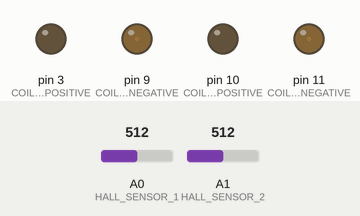
The sketch below on a simulated Arduino Uno, built with avr-gcc and run on an emulated ATmega328P. Shown: output pins drawn as LEDs (lit = HIGH). The inputs (shaded band) are chosen by the test bench; at power-on: A0 (HALL_SENSOR_1) = 512, A1 (HALL_SENSOR_2) = 512. What the sketch prints to the serial monitor is not drawn.

Above: at 1.2 s.
1.3 s: A0 (HALL_SENSOR_1) set to 716
At 1.7 s:
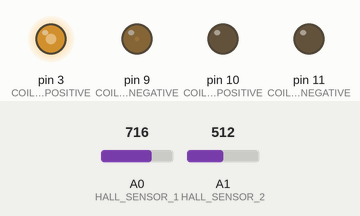
2.8 s: A1 (HALL_SENSOR_2) set to 716
At 4.0 s:
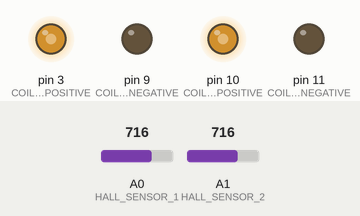
4.3 s: A0 (HALL_SENSOR_1) set to 860
At 5.2 s:
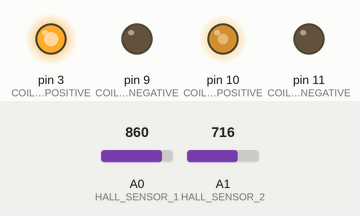
5.8 s: A1 (HALL_SENSOR_2) set to 860
At 6.3 s:
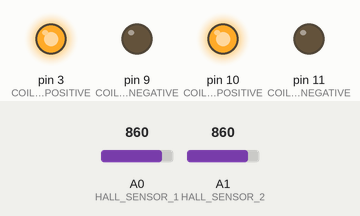
7.3 s: A0 (HALL_SENSOR_1) set to 511
At 8.5 s:
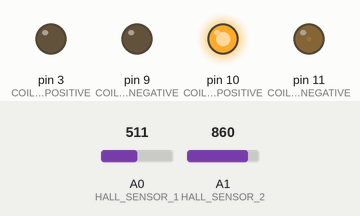
8.8 s: A1 (HALL_SENSOR_2) set to 306
At 9.8 s:
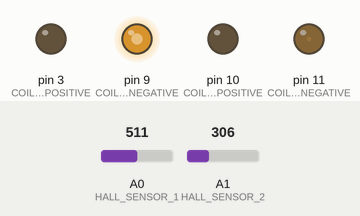
Timing chart, 0 to 11.3 s (numbered marks = the images above; inputs shaded):
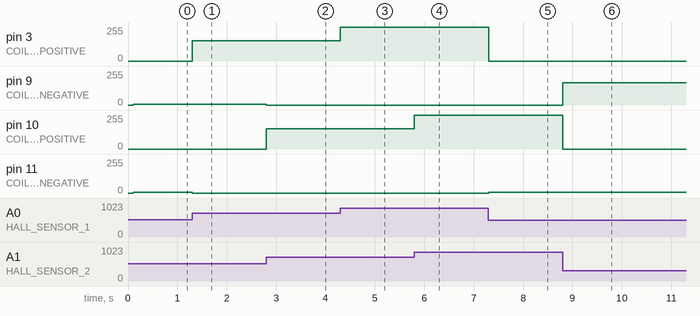

Measured:
- after the input at 1.3 s, pin 3 (COIL_1_POSITIVE): 0/255 → 151/255 at once; pin 11 (COIL_2_NEGATIVE): 7/255 → 0/255 at once
- after the input at 2.8 s, pin 9 (COIL_1_NEGATIVE): 7/255 → 0/255 at once; pin 10 (COIL_2_POSITIVE): 0/255 → 151/255 at once
- after the input at 4.3 s, pin 3 (COIL_1_POSITIVE): 151/255 → 255/255 at once
- after the input at 5.8 s, pin 10 (COIL_2_POSITIVE): 151/255 → 255/255 at once
- after the input at 7.3 s, pin 3 (COIL_1_POSITIVE): 255/255 → 0/255 at once; pin 11 (COIL_2_NEGATIVE): 0/255 → 7/255 at once
- after the input at 8.8 s, pin 9 (COIL_1_NEGATIVE): 0/255 → 166/255 at once; pin 10 (COIL_2_POSITIVE): 255/255 → 0/255 at once

The sketch:

sketch_aria102_dec18b.ino
```cpp
#define HALL_SENSOR_1              A0
#define HALL_SENSOR_2              A1

#define HALL_SENSOR_1_MIN          190
#define HALL_SENSOR_1_MAX          850
#define HALL_SENSOR_2_MIN          190
#define HALL_SENSOR_2_MAX          850

#define COIL_1_POSITIVE       3
#define COIL_1_NEGATIVE       9
#define COIL_2_POSITIVE       10
#define COIL_2_NEGATIVE       11

struct SensorCheckpoint {
  byte sensorId;
  int triggerLevel;
  char triggerDirection;
  byte offsetPercent;
};

struct HallSensorsValues {
  int sensor1;
  int sensor2;
};

const byte sensorCheckpointsCount = 80;
SensorCheckpoint checkpoints[sensorCheckpointsCount] = {
  { 1, 0,  1, 110 }, { 1,  100,  1, 114 }, { 1,  200,  1, 118 }, { 0, -200,  1,  98 }, { 0, -100,  1, 129 },
  { 0, 0,  1, 110 }, { 0,  100,  1, 118 }, { 0,  200,  1, 122 }, { 1,  200, -1, 161 }, { 1,  100, -1, 118 },
  { 1, 0, -1, 114 }, { 1, -100, -1, 114 }, { 1, -200, -1, 122 }, { 0,  200, -1, 149 }, { 0,  100, -1, 126 },
  { 0, 0, -1, 118 }, { 0, -100, -1, 118 }, { 0, -200, -1, 122 }, { 1,  -200, 1, 181 }, { 1, -100,  1, 118 },

  { 1, 0,  1, 110 }, { 1,  100,  1, 110 }, { 1,  200,  1, 114 }, { 0, -200,  1, 114 }, { 0, -100,  1, 126 },
  { 0, 0,  1, 110 }, { 0,  100,  1, 114 }, { 0,  200,  1, 118 }, { 1,  200, -1, 196 }, { 1,  100, -1, 114 },
  { 1, 0, -1, 110 }, { 1, -100, -1, 110 }, { 1, -200, -1, 110 }, { 0,  200, -1, 173 }, { 0,  100, -1, 118 },
  { 0, 0, -1, 114 }, { 0, -100, -1, 110 }, { 0, -200, -1, 122 }, { 1, -200,  1, 232 }, { 1, -100,  1, 106 },

  { 1, 0,  1, 110 }, { 1,  100,  1, 102 }, { 1,  200,  1, 114 }, { 0, -200,  1, 122 }, { 0, -100,  1, 122 },
  { 0, 0,  1, 110 }, { 0,  100,  1, 110 }, { 0,  200,  1, 118 }, { 1,  200, -1, 181 }, { 1,  100, -1, 114 },
  { 1, 0, -1, 110 }, { 1, -100, -1, 110 }, { 1, -200, -1, 110 }, { 0,  200, -1, 169 }, { 0,  100, -1, 122 },
  { 0, 0, -1, 118 }, { 0, -100, -1, 106 }, { 0, -200, -1, 126 }, { 1, -200,  1, 189 }, { 1, -100,  1, 110 },

  { 1, 0,  1, 110 }, { 1,  100,  1, 102 }, { 1,  200,  1, 114 }, { 0, -200,  1, 126 }, { 0, -100,  1, 118 },
  { 0, 0,  1, 110 }, { 0,  100,  1, 110 }, { 0,  200,  1, 114 }, { 1,  200, -1, 204 }, { 1,  100, -1, 114 },
  { 1, 0, -1, 106 }, { 1, -100, -1, 110 }, { 1, -200, -1, 114 }, { 0,  200, -1, 173 }, { 0,  100, -1, 118 },
  { 0, 0, -1, 114 }, { 0, -100, -1, 106 }, { 0, -200, -1, 126 }, { 1, -200,  1, 189 }, { 1, -100,  1, 118 },
};

int expectedRoundTime = 1000 * (33 + 1.0 / 3) / 60;

void setup() {
  TCCR2B = TCCR2B & B11111000 | B00000001; // for PWM frequency of 31372.55 Hz
  TCCR1B = TCCR1B & B11111000 | B00000001; // for PWM frequency of 31372.55 Hz

  Serial.begin(9600);
}

void loop() {
  HallSensorsValues sensorsValues = readSensors();
  float rpm = measureRpm(sensorsValues);
  int sig = computeSig(rpm, 33.333);
  writeToCoils(sensorsValues, sig);
}

HallSensorsValues readSensors() {
  int sensor1 = analogRead(HALL_SENSOR_1);
  sensor1 = map(sensor1, HALL_SENSOR_1_MIN, HALL_SENSOR_1_MAX, -255, 255);
  sensor1 = constrain(sensor1, -255, 255);

  int sensor2 = analogRead(HALL_SENSOR_2);
  sensor2 = map(sensor2, HALL_SENSOR_2_MIN, HALL_SENSOR_2_MAX, -255, 255);
  sensor2 = constrain(sensor2, -255, 255);

  return { sensor1, sensor2 };
}

void writeToCoils(HallSensorsValues sensors, int level) {
  float mul = 1.0 / 255 * level;

  int sensor1Pos = constrain(max(0, sensors.sensor1), 0, 255);
  int sensor1Neg = constrain(-min(0, sensors.sensor1), 0, 255);
  int sensor2Pos = constrain(max(0, sensors.sensor2), 0, 255);
  int sensor2Neg = constrain(-min(0, sensors.sensor2), 0, 255);

  analogWrite(COIL_2_NEGATIVE, sensor1Neg * mul);
  analogWrite(COIL_1_NEGATIVE, sensor2Neg * mul);
  analogWrite(COIL_1_POSITIVE, sensor1Pos * mul);
  analogWrite(COIL_2_POSITIVE, sensor2Pos * mul);
}


float measureRpm(HallSensorsValues sensors) {
  static unsigned long lastResetMillis = 0;
  static float rpm = 0.0;
  static byte currentCheckpoint = 0;
  static unsigned long previousLaps[sensorCheckpointsCount] = {0};

  SensorCheckpoint sc = checkpoints[currentCheckpoint];

  int level = sc.triggerLevel;
  int sign = sc.triggerDirection;
  int sensorValue = sc.sensorId == 0 ? sensors.sensor1 : sensors.sensor2;
  unsigned long now = millis();

  if (sign * sensorValue >= sign * level) {
    unsigned long previousRound = previousLaps[currentCheckpoint];

    if (previousRound > 0) {
      rpm = 1000.0 / (now - previousRound) * 60.0;
    }
    else if (currentCheckpoint >= 20) {
      unsigned long previousQuad = previousLaps[currentCheckpoint - 20];
      rpm = 1000.0 / ((now - previousQuad) * 4) * 60.0;
    }

    previousLaps[currentCheckpoint] = now;
    currentCheckpoint = (currentCheckpoint + 1) % sensorCheckpointsCount;
    lastResetMillis = now;
  } else if (now - lastResetMillis > 1000) {
    rpm = 0.0;
    lastResetMillis = now;
  }

  return rpm;
}

int computeSig(float rpm, float expected) {
  static unsigned long prevMillis = 0;
  static int sig = 0;
  unsigned long now = millis();
  if (now - prevMillis >= 100) {
    prevMillis = now;
    sig = pid(rpm, expected, 8.0, 1.2, 0.1, 0.1);
    Serial.print(expected);
    Serial.print(' ');
    Serial.println(rpm);
  }
  return sig;
}

int pid(float actual, float expected, float kp, float ki, float kd, float dt) {
  float diff = expected - actual;
  static float I = 0, prevDiff = 0;
  I += diff * dt;
  float D = (diff - prevDiff) / dt;
  prevDiff = diff;
  return constrain(diff * kp + I * ki + D * kd, 0, 255);
}
```
